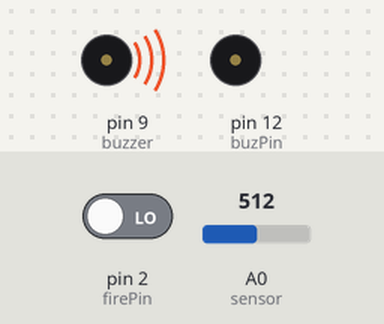
The sketch below on a simulated Arduino Uno, built with avr-gcc and run on an emulated ATmega328P. On the bench: buzzer (waves = sounding, pin HIGH). Inputs (shaded band) come from the test bench; at power-on: pin 2 (firePin) LOW, A0 (sensor) = 512.

Above: at 1.2 s.
1.3 s: pin 2 (firePin) driven HIGH
At 2.3 s:
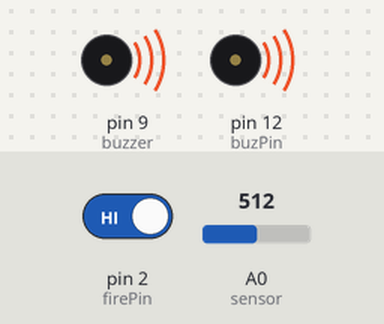
3.0 s: A0 (sensor) set to 362
4.5 s: A0 (sensor) set to 332
At 5.8 s:
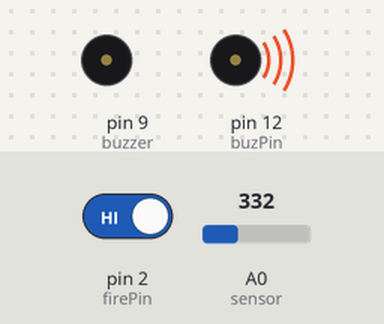
6.2 s: A0 (sensor) set to 511
At 6.8 s:
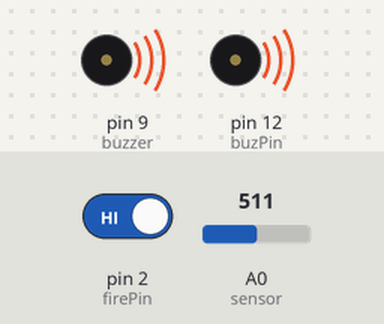
8.0 s: A0 (sensor) set to 306
At 9.0 s:
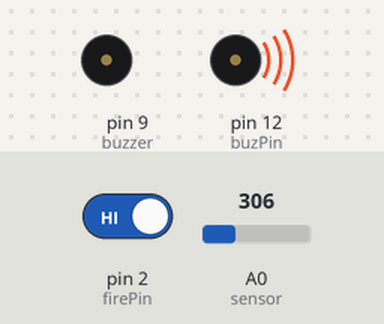
Timing chart, 0 to 10.7 s (numbered marks = the images above; inputs shaded):
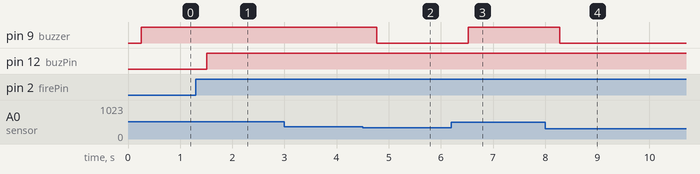

Measured:
- the behaviour switches between 349 and 348 on A0 (sensor) (found by bisection; images 1 and 2)
- after the input at 1.3 s, pin 12 (buzPin): LOW → HIGH after 0.21 s
- after the input at 3.0 s, every drawn part: stays the same
- after the input at 4.5 s, pin 9 (buzzer): HIGH → LOW after 0.27 s
- after the input at 6.2 s, pin 9 (buzzer): LOW → HIGH after 0.33 s
- after the input at 8.0 s, pin 9 (buzzer): HIGH → LOW after 0.28 s

The sketch:

industrial.ino
```cpp
#include "gas.h"

#define buzzer 9
#define sensor A0
#define load_Res 10
#define Res 10
#define air_factor 9.83
float SmokeCurve[3] ={2.3,0.53,-0.44};    // (x, y, slope) x,y coordinate of one point and the slope between two points
const int firePin = 2;
const int buzPin =  12;
int fireState = 0;
void setup()
{
  pinMode(buzzer, OUTPUT);
    pinMode(buzPin, OUTPUT);

  pinMode(firePin, INPUT);
}
void loop()
{
  fireState = digitalRead(firePin);
  int adc_value=analogRead(sensor);
  if (fireState == HIGH) {
    digitalWrite(buzPin, HIGH);
  } else {
    digitalWrite(buzPin, LOW);
  }

   float res=resistance(5,50,adc_value);
   res/=Res;
   int result=pow(10,(((log(res)-SmokeCurve[1])/SmokeCurve[2]) + SmokeCurve[0]));
   if(result>100)
   {
      digitalWrite(buzzer, HIGH);

   }
   else
   digitalWrite(buzzer, LOW);
}
```

gas.cpp
```cpp
#include "gas.h"
#define sensor A0
#define load_Res 10
#define air_factor 9.83
//float SmokeCurve[3] ={2.3,0.53,-0.44};    // (x, y, slope) x,y coordinate of one point and the slope between two points
//float Res=0;

float resistance(int samples, int interval,int adc_value)
{
   int i;
   float res=0;
   for (i=0;i<samples;i++)
   {

      res+=((float)load_Res*(1023-adc_value)/adc_value);
      delay(interval);
   }
   res/=samples;
   return res;
}

float SensorCalibration(int adc_value)
{
  int i;
  float val=0;
  val=resistance(50,500,adc_value);
  val = val/air_factor;
  return val;
}
```
